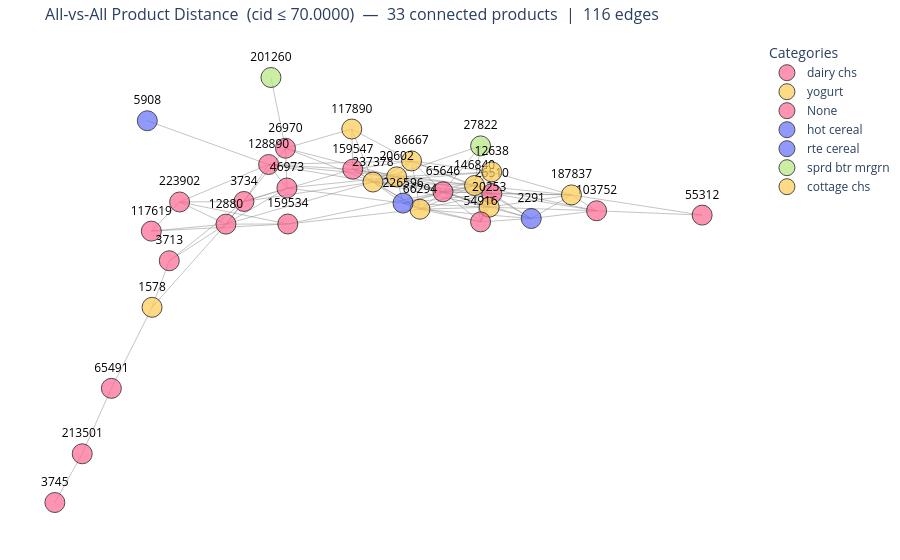

Write notebook code for a chart like this one.
### Code cell
# ── Interactive plot (only connected products are shown) ───────────────────
plot_networkx_plotly(
    G,
    title=(
        f'All-vs-All Product Distance  ({METRIC} ≤ {DISTANCE_THRESHOLD:.4f})'
        f'  —  {G.number_of_nodes()} connected products  |  {G.number_of_edges()} edges'
    ),
)

### Figure 1 — Plotly figure (JSON) as saved in the notebook; plotly's stock layout.template omitted (floating-point values rounded to 4 significant figures; data arrays with more than 128 entries replaced by an {"elided": "..."} marker saying what was removed)
{"data": [{"hoverinfo": "none", "line": {"color": "#888", "width": 0.5}, "mode": "lines", "showlegend": false, "type": "scatter", "x": {"elided": "348 float values"}, "y": {"elided": "348 float values"}}, {"hoverinfo": "text", "marker": {"color": "rgba(0,0,0,0)", "size": 10}, "mode": "markers", "showlegend": false, "text": ["3713 - 1578<br>Weight (Dist): 69.9481", "3713 - 3734<br>Weight (Dist): 68.8826", "3713 - 12880<br>Weight (Dist): 69.6861", "117890 - 26970<br>Weight (Dist): 67.7235", "117890 - 86667<br>Weight (Dist): 68.7874", "117890 - 159547<br>Weight (Dist): 69.0897", "117890 - 237378<br>Weight (Dist): 66.2759", "213501 - 3745<br>Weight (Dist): 68.9308", "213501 - 65491<br>Weight (Dist): 69.9340", "54916 - 2291<br>Weight (Dist): 67.6833", "54916 - 12638<br>Weight (Dist): 69.0359", "54916 - 20253<br>Weight (Dist): 68.3461", "54916 - 26510<br>Weight (Dist): 69.1557", "54916 - 65646<br>Weight (Dist): 64.0161", "54916 - 66294<br>Weight (Dist): 68.0255", "54916 - 146840<br>Weight (Dist): 66.9167", "54916 - 226596<br>Weight (Dist): 69.7250", "86667 - 12638<br>Weight (Dist): 68.1398", "86667 - 20602<br>Weight (Dist): 63.6981", "86667 - 26510<br>Weight (Dist): 67.8037", "86667 - 65646<br>Weight (Dist): 65.6838", "86667 - 66294<br>Weight (Dist): 66.8755", "86667 - 128890<br>Weight (Dist): 69.8860", "86667 - 146840<br>Weight (Dist): 67.0576", "86667 - 159547<br>Weight (Dist): 66.5878", "86667 - 237378<br>Weight (Dist): 65.0758", "26510 - 2291<br>Weight (Dist): 66.2467", "26510 - 12638<br>Weight (Dist): 67.1439", "26510 - 20253<br>Weight (Dist): 61.4283", "26510 - 20602<br>Weight (Dist): 66.5029", "26510 - 65646<br>Weight (Dist): 65.0682", "26510 - 66294<br>Weight (Dist): 67.4668", "26510 - 103752<br>Weight (Dist): 67.2701", "26510 - 146840<br>Weight (Dist): 62.4488", "26510 - 187837<br>Weight (Dist): 65.7468", "26510 - 226596<br>Weight (Dist): 66.0408", "26510 - 237378<br>Weight (Dist): 68.8062", "55312 - 103752<br>Weight (Dist): 63.1701", "55312 - 187837<br>Weight (Dist): 59.8106", "5908 - 128890<br>Weight (Dist): 69.9237", "3734 - 12880<br>Weight (Dist): 68.7867", "3734 - 46973<br>Weight (Dist): 69.8074", "3734 - 128890<br>Weight (Dist): 69.9581", "3734 - 159547<br>Weight (Dist): 67.6052", "3734 - 223902<br>Weight (Dist): 68.0913", "3734 - 237378<br>Weight (Dist): 69.4672", "146840 - 2291<br>Weight (Dist): 66.9872", "146840 - 12638<br>Weight (Dist): 67.8358", "146840 - 20253<br>Weight (Dist): 63.6334", "146840 - 20602<br>Weight (Dist): 67.4534", "146840 - 27822<br>Weight (Dist): 69.2392", "146840 - 65646<br>Weight (Dist): 67.3715", "146840 - 66294<br>Weight (Dist): 69.1282", "146840 - 103752<br>Weight (Dist): 69.8699", "146840 - 159547<br>Weight (Dist): 69.2731", "146840 - 187837<br>Weight (Dist): 66.7618", "146840 - 226596<br>Weight (Dist): 65.8971", "146840 - 237378<br>Weight (Dist): 67.4016", "20253 - 2291<br>Weight (Dist): 66.4279", "20253 - 20602<br>Weight (Dist): 66.5013", "20253 - 65646<br>Weight (Dist): 66.2757", "20253 - 66294<br>Weight (Dist): 66.7093", "20253 - 103752<br>Weight (Dist): 68.9156", "20253 - 187837<br>Weight (Dist): 63.6369", "20253 - 226596<br>Weight (Dist): 66.4299", "20253 - 237378<br>Weight (Dist): 66.9943", "128890 - 20602<br>Weight (Dist): 69.1686", "128890 - 46973<br>Weight (Dist): 69.6108", "128890 - 159547<br>Weight (Dist): 66.1107", "128890 - 223902<br>Weight (Dist): 68.6584", "128890 - 237378<br>Weight (Dist): 67.3937", "223902 - 12880<br>Weight (Dist): 67.8132", "223902 - 117619<br>Weight (Dist): 69.9931", "223902 - 159534<br>Weight (Dist): 69.6816", "226596 - 20602<br>Weight (Dist): 69.2174", "226596 - 46973<br>Weight (Dist): 69.5411", "226596 - 65646<br>Weight (Dist): 67.8809", "226596 - 66294<br>Weight (Dist): 67.7626", "226596 - 237378<br>Weight (Dist): 68.9120", "1578 - 12880<br>Weight (Dist): 68.2523", "1578 - 65491<br>Weight (Dist): 68.0395", "201260 - 26970<br>Weight (Dist): 69.3385", "27822 - 65646<br>Weight (Dist): 69.4104", "27822 - 237378<br>Weight (Dist): 69.2941", "159534 - 12880<br>Weight (Dist): 69.5900", "159534 - 65646<br>Weight (Dist): 68.3553", "159534 - 66294<br>Weight (Dist): 69.4517", "159534 - 117619<br>Weight (Dist): 68.1565", "159547 - 20602<br>Weight (Dist): 66.9159", "159547 - 65646<br>Weight (Dist): 69.4316", "159547 - 66294<br>Weight (Dist): 68.1422", "159547 - 237378<br>Weight (Dist): 63.2492", "187837 - 2291<br>Weight (Dist): 67.1954", "187837 - 12638<br>Weight (Dist): 69.7267", "187837 - 65646<br>Weight (Dist): 69.9531", "187837 - 103752<br>Weight (Dist): 56.5027", "237378 - 12638<br>Weight (Dist): 68.5012", "237378 - 12880<br>Weight (Dist): 67.8470", "237378 - 20602<br>Weight (Dist): 65.6597", "237378 - 26970<br>Weight (Dist): 69.8226", "237378 - 65646<br>Weight (Dist): 65.5653", "237378 - 66294<br>Weight (Dist): 65.5813", "103752 - 2291<br>Weight (Dist): 69.4831", "12880 - 26970<br>Weight (Dist): 69.2617", "12880 - 46973<br>Weight (Dist): 69.6412", "12880 - 117619<br>Weight (Dist): 68.5014", "26970 - 20602<br>Weight (Dist): 68.2088", "26970 - 46973<br>Weight (Dist): 66.3612", "12638 - 20602<br>Weight (Dist): 68.5906", "12638 - 65646<br>Weight (Dist): 69.8549", "65646 - 2291<br>Weight (Dist): 69.3663", "65646 - 20602<br>Weight (Dist): 68.0407", "65646 - 66294<br>Weight (Dist): 64.4818", "2291 - 66294<br>Weight (Dist): 69.3943", "66294 - 20602<br>Weight (Dist): 68.4172", "20602 - 46973<br>Weight (Dist): 67.3357"], "type": "scatter", "x": [-0.2762, -0.2073, -0.2208, -0.03927, 0.05524, 0.01115, 0.02632, -0.4144, -0.372, 0.2416, 0.212, 0.2101, 0.2121, 0.1754, 0.1582, 0.1991, 0.1455, 0.1602, 0.08889, 0.1603, 0.1236, 0.1064, -0.007141, 0.1473, 0.05595, 0.07112, 0.2501, 0.2204, 0.2185, 0.1491, 0.1839, 0.1666, 0.2991, 0.2076, 0.2802, 0.1539, 0.1314, 0.4568, 0.4379, -0.2053, -0.1648, -0.1191, -0.1328, -0.06975, -0.1996, -0.05459, 0.2371, 0.2075, 0.2056, 0.1362, 0.1991, 0.1709, 0.1537, 0.2861, 0.1032, 0.2673, 0.141, 0.1184, 0.2481, 0.1471, 0.1819, 0.1646, 0.2971, 0.2782, 0.1519, 0.1294, -0.0183, -0.1006, -0.05123, -0.1811, -0.03606, -0.213, -0.269, -0.1667, 0.08253, 0.0002448, 0.1173, 0.1, 0.06476, -0.2337, -0.3197, -0.0999, 0.1754, 0.1229, -0.1319, 0.03086, 0.01359, -0.1879, 0.0448, 0.07955, 0.06228, 0.02703, 0.3098, 0.2801, 0.2436, 0.3588, 0.1313, -0.06804, 0.05997, -0.02339, 0.09472, 0.07745, 0.3286, -0.1336, -0.1326, -0.2343, -0.005624, -0.08791, 0.149, 0.1838, 0.2134, 0.1125, 0.13, 0.1962, 0.09521, -0.004551], "y": [-0.2412, -0.05733, -0.09669, 0.2639, 0.2419, 0.2274, 0.2052, -0.9154, -0.7172, -0.01948, 0.06157, 0.0002078, 0.02379, 0.02695, -0.003368, 0.0379, 0.00727, 0.1675, 0.1589, 0.1297, 0.1329, 0.1026, 0.1803, 0.1438, 0.172, 0.1498, 0.02964, 0.1107, 0.04933, 0.1021, 0.07607, 0.04575, 0.0431, 0.08702, 0.07063, 0.05639, 0.09301, 0.005771, 0.0333, 0.25, 0.006274, 0.06903, 0.1098, 0.1016, 0.04474, 0.07937, 0.04375, 0.1248, 0.06344, 0.1162, 0.1699, 0.09017, 0.05986, 0.05721, 0.1294, 0.08473, 0.0705, 0.1071, 0.006063, 0.07848, 0.05249, 0.02217, 0.01952, 0.04705, 0.03281, 0.06943, 0.1526, 0.1332, 0.1658, 0.1089, 0.1436, 0.005385, -0.006772, 0.005617, 0.08554, 0.06615, 0.05955, 0.02923, 0.07649, -0.1775, -0.4628, 0.3534, 0.1589, 0.1759, -0.03285, 0.0233, -0.007011, -0.04501, 0.1444, 0.1184, 0.08809, 0.1354, 0.02736, 0.1084, 0.07378, 0.04081, 0.1308, 0.04001, 0.1222, 0.1718, 0.09617, 0.06585, -0.0001679, 0.09871, 0.02967, -0.04524, 0.1809, 0.1615, 0.1398, 0.1139, 0.0328, 0.1052, 0.04891, 0.002488, 0.0749, 0.1118]}, {"hoverinfo": "text", "hovertext": ["Node: 3713<br>Category: dairy chs<br>Connections: 3", "Node: 213501<br>Category: dairy chs<br>Connections: 2", "Node: 26510<br>Category: dairy chs<br>Connections: 13", "Node: 55312<br>Category: dairy chs<br>Connections: 2", "Node: 3734<br>Category: dairy chs<br>Connections: 7", "Node: 128890<br>Category: dairy chs<br>Connections: 8", "Node: 223902<br>Category: dairy chs<br>Connections: 5", "Node: 3745<br>Category: dairy chs<br>Connections: 1", "Node: 159534<br>Category: dairy chs<br>Connections: 5", "Node: 159547<br>Category: dairy chs<br>Connections: 9", "Node: 103752<br>Category: dairy chs<br>Connections: 6", "Node: 12880<br>Category: dairy chs<br>Connections: 9", "Node: 26970<br>Category: dairy chs<br>Connections: 6", "Node: 65646<br>Category: dairy chs<br>Connections: 15", "Node: 117619<br>Category: dairy chs<br>Connections: 3", "Node: 46973<br>Category: dairy chs<br>Connections: 6"], "marker": {"color": "#FF6692", "line": {"color": ["black", "black", "black", "black", "black", "black", "black", "black", "black", "black", "black", "black", "black", "black", "black", "black"], "width": [1, 1, 1, 1, 1, 1, 1, 1, 1, 1, 1, 1, 1, 1, 1, 1]}, "size": [20, 20, 20, 20, 20, 20, 20, 20, 20, 20, 20, 20, 20, 20, 20, 20]}, "mode": "markers+text", "name": "dairy chs", "text": ["3713", "213501", "26510", "55312", "3734", "128890", "223902", "3745", "159534", "159547", "103752", "12880", "26970", "65646", "117619", "46973"], "textfont": {"color": "black", "size": 12}, "textposition": "top center", "type": "scatter", "x": [-0.2633, -0.3939, 0.2205, 0.536, -0.1514, -0.1143, -0.2478, -0.4349, -0.08551, 0.01187, 0.3776, -0.1783, -0.08898, 0.1472, -0.2903, -0.08683], "y": [-0.1603, -0.8308, 0.07291, -0.001744, 0.04563, 0.174, 0.04385, -1, -0.03262, 0.1576, 0.01329, -0.03308, 0.2305, 0.07922, -0.0574, 0.09243]}, {"hoverinfo": "text", "hovertext": ["Node: 117890<br>Category: yogurt<br>Connections: 4", "Node: 86667<br>Category: yogurt<br>Connections: 10", "Node: 146840<br>Category: yogurt<br>Connections: 15", "Node: 20253<br>Category: yogurt<br>Connections: 11", "Node: 1578<br>Category: yogurt<br>Connections: 3", "Node: 187837<br>Category: yogurt<br>Connections: 8", "Node: 237378<br>Category: yogurt<br>Connections: 16", "Node: 66294<br>Category: yogurt<br>Connections: 12", "Node: 20602<br>Category: yogurt<br>Connections: 13"], "marker": {"color": "#FECB52", "line": {"color": ["black", "black", "black", "black", "black", "black", "black", "black", "black"], "width": [1, 1, 1, 1, 1, 1, 1, 1, 1]}, "size": [20, 20, 20, 20, 20, 20, 20, 20, 20]}, "mode": "markers+text", "name": "yogurt", "text": ["117890", "86667", "146840", "20253", "1578", "187837", "237378", "66294", "20602"], "textfont": {"color": "black", "size": 12}, "textposition": "top center", "type": "scatter", "x": [0.01043, 0.1, 0.1946, 0.2166, -0.2891, 0.3399, 0.0422, 0.1127, 0.07773], "y": [0.2972, 0.1865, 0.1011, 0.02575, -0.322, 0.06834, 0.1131, 0.0186, 0.1312]}, {"hoverinfo": "text", "hovertext": ["Node: 54916<br>Category: None<br>Connections: 8", "Node: 65491<br>Category: None<br>Connections: 2"], "marker": {"color": "#FF6692", "line": {"color": ["black", "black"], "width": [1, 1]}, "size": [20, 20]}, "mode": "markers+text", "name": "None", "text": ["54916", "65491"], "textfont": {"color": "black", "size": 12}, "textposition": "top center", "type": "scatter", "x": [0.2036, -0.3502], "y": [-0.02533, -0.6035]}, {"hoverinfo": "text", "hovertext": ["Node: 5908<br>Category: hot cereal<br>Connections: 1", "Node: 2291<br>Category: hot cereal<br>Connections: 8"], "marker": {"color": "#636EFA", "line": {"color": ["black", "black"], "width": [1, 1]}, "size": [20, 20]}, "mode": "markers+text", "name": "hot cereal", "text": ["5908", "2291"], "textfont": {"color": "black", "size": 12}, "textposition": "top center", "type": "scatter", "x": [-0.2963, 0.2796], "y": [0.3259, -0.01362]}, {"hoverinfo": "text", "hovertext": ["Node: 226596<br>Category: rte cereal<br>Connections: 9"], "marker": {"color": "#636EFA", "line": {"color": ["black"], "width": [1]}, "size": [20]}, "mode": "markers+text", "name": "rte cereal", "text": ["226596"], "textfont": {"color": "black", "size": 12}, "textposition": "top center", "type": "scatter", "x": [0.08732], "y": [0.03987]}, {"hoverinfo": "text", "hovertext": ["Node: 201260<br>Category: sprd btr mrgrn<br>Connections: 1", "Node: 27822<br>Category: sprd btr mrgrn<br>Connections: 3"], "marker": {"color": "#B6E880", "line": {"color": ["black", "black"], "width": [1, 1]}, "size": [20, 20]}, "mode": "markers+text", "name": "sprd btr mrgrn", "text": ["201260", "27822"], "textfont": {"color": "black", "size": 12}, "textposition": "top center", "type": "scatter", "x": [-0.1108, 0.2036], "y": [0.4762, 0.2386]}, {"hoverinfo": "text", "hovertext": ["Node: 12638<br>Category: cottage chs<br>Connections: 8"], "marker": {"color": "#FECB52", "line": {"color": ["black"], "width": [1]}, "size": [20]}, "mode": "markers+text", "name": "cottage chs", "text": ["12638"], "textfont": {"color": "black", "size": 12}, "textposition": "top center", "type": "scatter", "x": [0.2203], "y": [0.1485]}], "layout": {"hovermode": "closest", "legend": {"title": {"text": "Categories"}}, "margin": {"b": 20, "l": 5, "r": 5, "t": 40}, "plot_bgcolor": "white", "showlegend": true, "title": {"font": {"size": 16}, "text": "All-vs-All Product Distance  (cid ≤ 70.0000)  —  33 connected products  |  116 edges"}, "xaxis": {"showgrid": false, "showticklabels": false, "zeroline": false}, "yaxis": {"showgrid": false, "showticklabels": false, "zeroline": false}}}
